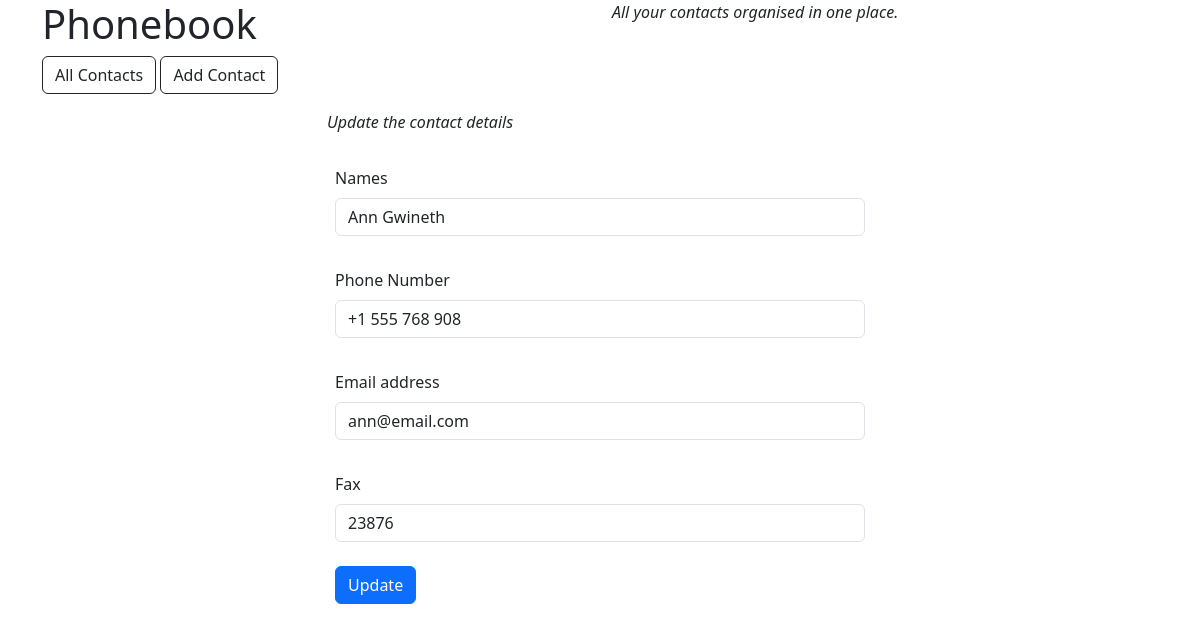
Screenshot of /update/339/ with the database file from the repository.
### tables this page shows
CREATE TABLE Contacts (Id INTEGER PRIMARY KEY, Name TEXT, Phone TEXT, Email TEXT, Fax TEXT);

### main.py (the view)
@app.route("/update/<int:Id>/", methods=["GET", "POST"])
def update_contact(Id):
    update = db.PhonebookDB().fetch_one_contact(Id)[0]
    name, phone, email, fax = update[1], update[2], update[3], update[4]
    if request.method == "POST":
        db.PhonebookDB().update_db(Id, name, phone, email, fax)
        return render_template("all_contacts.html")
    return render_template(
        "update_contact.html", name=name, phone=phone, email=email, fax=fax
    )

### db.py (called while the page is built)
    def fetch_one_contact(self, Id):
        self.cursor.execute("SELECT * FROM Contacts WHERE Id = (?)", (Id,))
        res = [x for x in self.cursor.fetchall()]
        return res

### templates/update_contact.html (shortened to what this page needs)
{% extends 'base.html' %}
{% block body %}
<div class="row">
    <div class="col-lg-6 mb-4 offset-lg-3">
        <em>Update the contact details</em>
    </div>
</div>
<div class="row">
    <div class="col-lg-6 offset-lg-3">
        <div class="outer_border">
            <form method="POST">
                <div class="mb-3 p-2">
                    <label for="contact_names" class="form-label">Names</label>
                    <input type="text" class="form-control" id="update_contact_names" name="update_c_names"
                        value="{{ name }}">
                </div>
                <div class="mb-3 p-2">
                    <label for="contact_number" class="form-label">Phone Number</label>
                    <input type="text" class="form-control" id="update_contact_number" name="update_c_number"
                        value="{{ phone }}">
                </div>
                <div class="mb-3 p-2">
                    <label for="email_address" class="form-label">Email address</label>
                    <input type="text" class="form-control" id="update_email_address" name="update_c_email_address"
                        value="{{ email }}">
                </div>
                <div class="mb-3 p-2">
                    <label for="contact_fax" class="form-label">Fax</label>
                    <input type="text" class="form-control" id="update_contact_fax" name="update_c_fax"
                        value="{{ fax }}">
                </div>
                <button type="submit" class="btn btn-primary mb-3 mx-2">Update</button>
            </form>
        </div>
    </div>
</div>
{% endblock %}

### rows the page displays
Contacts: update_c_names "Ann Gwineth", update_c_number "+1 555 768 908", update_c_email_address "ann@email.com", update_c_fax "23876"
